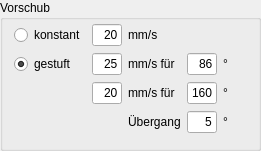
   <widget class="QGroupBox" name="groupBox_5">
    <property name="geometry">
     <rect>
      <x>450</x>
      <y>100</y>
      <width>261</width>
      <height>151</height>
     </rect>
    </property>
    <property name="title">
     <string>Vorschub</string>
    </property>
    <layout class="QHBoxLayout" name="horizontalLayout_4">
     <property name="topMargin">
      <number>3</number>
     </property>
     <item>
      <layout class="QGridLayout" name="gridLayout_5">
       <item row="2" column="3">
        <widget class="QLineEdit" name="par_l_ns">
         <property name="maximumSize">
          <size>
           <width>30</width>
           <height>16777215</height>
          </size>
         </property>
         <property name="toolTip">
          <string>&lt;html&gt;&lt;head/&gt;&lt;body&gt;&lt;p&gt;Bereich der Nockenhubkontur&lt;/p&gt;&lt;/body&gt;&lt;/html&gt;</string>
         </property>
         <property name="text">
          <string>160</string>
         </property>
         <property name="alignment">
          <set>Qt::AlignRight|Qt::AlignTrailing|Qt::AlignVCenter</set>
         </property>
        </widget>
       </item>
       <item row="0" column="1">
        <widget class="QLineEdit" name="par_vs">
         <property name="maximumSize">
          <size>
           <width>30</width>
           <height>16777215</height>
          </size>
         </property>
         <property name="text">
          <string>20</string>
         </property>
         <property name="alignment">
          <set>Qt::AlignRight|Qt::AlignTrailing|Qt::AlignVCenter</set>
         </property>
        </widget>
       </item>
       <item row="1" column="1">
        <widget class="QLineEdit" name="par_vs_gk">
         <property name="maximumSize">
          <size>
           <width>30</width>
           <height>16777215</height>
          </size>
         </property>
         <property name="toolTip">
          <string>&lt;html&gt;&lt;head/&gt;&lt;body&gt;&lt;p&gt;Geschwindigkeit für Grundkreis&lt;/p&gt;&lt;/body&gt;&lt;/html&gt;</string>
         </property>
         <property name="text">
          <string>25</string>
         </property>
         <property name="alignment">
          <set>Qt::AlignRight|Qt::AlignTrailing|Qt::AlignVCenter</set>
         </property>
        </widget>
       </item>
       <item row="1" column="3">
        <widget class="QLineEdit" name="par_l_gk">
         <property name="maximumSize">
          <size>
           <width>30</width>
           <height>16777215</height>
          </size>
         </property>
         <property name="toolTip">
          <string>&lt;html&gt;&lt;head/&gt;&lt;body&gt;&lt;p&gt;Entfernung auf Grundkreis OHNE SLope&lt;/p&gt;&lt;/body&gt;&lt;/html&gt;</string>
         </property>
         <property name="text">
          <string>86</string>
         </property>
         <property name="alignment">
          <set>Qt::AlignRight|Qt::AlignTrailing|Qt::AlignVCenter</set>
         </property>
        </widget>
       </item>
       <item row="1" column="4">
        <widget class="QLabel" name="label_26">
         <property name="text">
          <string>°</string>
         </property>
        </widget>
       </item>
       <item row="2" column="1">
        <widget class="QLineEdit" name="par_vs_ns">
         <property name="maximumSize">
          <size>
           <width>30</width>
           <height>16777215</height>
          </size>
         </property>
         <property name="toolTip">
          <string>&lt;html&gt;&lt;head/&gt;&lt;body&gt;&lt;p&gt;Geschwindigkeit für Nockenspitze&lt;/p&gt;&lt;/body&gt;&lt;/html&gt;</string>
         </property>
         <property name="text">
          <string>20</string>
         </property>
         <property name="alignment">
          <set>Qt::AlignRight|Qt::AlignTrailing|Qt::AlignVCenter</set>
         </property>
        </widget>
       </item>
       <item row="2" column="4">
        <widget class="QLabel" name="label_30">
         <property name="text">
          <string>°</string>
         </property>
        </widget>
       </item>
       <item row="1" column="0">
        <widget class="QRadioButton" name="rb_vs_step">
         <property name="text">
          <string>gestuft</string>
         </property>
         <property name="checked">
          <bool>true</bool>
         </property>
        </widget>
       </item>
       <item row="0" column="2">
        <widget class="QLabel" name="label_28">
         <property name="text">
          <string>mm/s</string>
         </property>
        </widget>
       </item>
       <item row="2" column="2">
        <widget class="QLabel" name="label_29">
         <property name="text">
          <string>mm/s für</string>
         </property>
        </widget>
       </item>
       <item row="0" column="0">
        <widget class="QRadioButton" name="rb_vs_const">
         <property name="text">
          <string>konstant</string>
         </property>
         <property name="checked">
          <bool>false</bool>
         </property>
        </widget>
       </item>
       <item row="1" column="2">
        <widget class="QLabel" name="label_14">
         <property name="text">
          <string>mm/s für</string>
         </property>
        </widget>
       </item>
       <item row="3" column="3">
        <widget class="QLineEdit" name="par_vs_trans">
         <property name="maximumSize">
          <size>
           <width>30</width>
           <height>16777215</height>
          </size>
         </property>
         <property name="toolTip">
          <string>&lt;html&gt;&lt;head/&gt;&lt;body&gt;&lt;p&gt;Über wie viel Grad wurde die Vorschubgeschwindigkeit interpoliert?&lt;/p&gt;&lt;/body&gt;&lt;/html&gt;</string>
         </property>
         <property name="text">
          <string>5</string>
         </property>
         <property name="alignment">
          <set>Qt::AlignRight|Qt::AlignTrailing|Qt::AlignVCenter</set>
         </property>
        </widget>
       </item>
       <item row="3" column="4">
        <widget class="QLabel" name="label_31">
         <property name="text">
          <string>°</string>
         </property>
        </widget>
       </item>
       <item row="3" column="2">
        <widget class="QLabel" name="label_32">
         <property name="text">
          <string>Übergang</string>
         </property>
        </widget>
       </item>
      </layout>
     </item>
    </layout>
   </widget>
